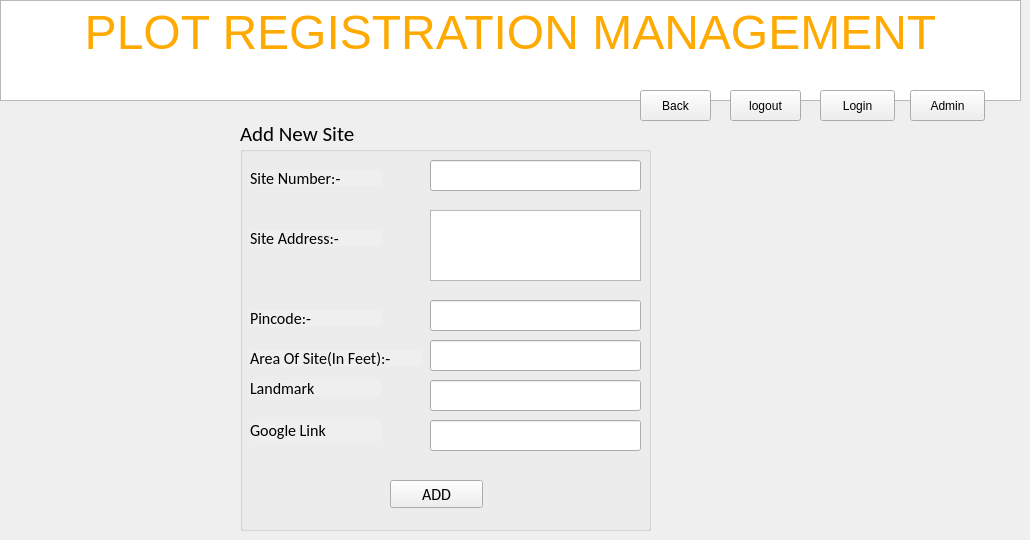
    <widget class="QWidget" name="tab_11">
     <attribute name="title">
      <string>newsite</string>
     </attribute>
     <widget class="QPushButton" name="pushButton_66">
      <property name="geometry">
       <rect>
        <x>820</x>
        <y>90</y>
        <width>75</width>
        <height>31</height>
       </rect>
      </property>
      <property name="text">
       <string>Login</string>
      </property>
     </widget>
     <widget class="QPushButton" name="pushButton_67">
      <property name="geometry">
       <rect>
        <x>730</x>
        <y>90</y>
        <width>71</width>
        <height>31</height>
       </rect>
      </property>
      <property name="text">
       <string>logout</string>
      </property>
     </widget>
     <widget class="QTextEdit" name="textEdit_18">
      <property name="geometry">
       <rect>
        <x>0</x>
        <y>0</y>
        <width>1021</width>
        <height>101</height>
       </rect>
      </property>
      <property name="html">
       <string>&lt;!DOCTYPE HTML PUBLIC &quot;-//W3C//DTD HTML 4.0//EN&quot; &quot;http://www.w3.org/TR/REC-html40/strict.dtd&quot;&gt;
&lt;html&gt;&lt;head&gt;&lt;meta name=&quot;qrichtext&quot; content=&quot;1&quot; /&gt;&lt;style type=&quot;text/css&quot;&gt;
p, li { white-space: pre-wrap; }
&lt;/style&gt;&lt;/head&gt;&lt;body style=&quot; font-family:'Calibri'; font-size:12pt; font-weight:400; font-style:normal;&quot;&gt;
&lt;p align=&quot;center&quot; style=&quot; margin-top:0px; margin-bottom:0px; margin-left:0px; margin-right:0px; -qt-block-indent:0; text-indent:0px;&quot;&gt;&lt;span style=&quot; font-family:'MS Shell Dlg 2'; font-size:36pt; color:#ffaa00;&quot;&gt;PLOT REGISTRATION MANAGEMENT&lt;/span&gt;&lt;/p&gt;&lt;/body&gt;&lt;/html&gt;</string>
      </property>
     </widget>
     <widget class="QPushButton" name="pushButton_68">
      <property name="geometry">
       <rect>
        <x>910</x>
        <y>90</y>
        <width>75</width>
        <height>31</height>
       </rect>
      </property>
      <property name="text">
       <string>Admin</string>
      </property>
     </widget>
     <widget class="QGroupBox" name="groupBox_11">
      <property name="geometry">
       <rect>
        <x>240</x>
        <y>120</y>
        <width>411</width>
        <height>411</height>
       </rect>
      </property>
      <property name="font">
       <font>
        <family>Calibri</family>
        <pointsize>16</pointsize>
        <weight>50</weight>
        <bold>false</bold>
       </font>
      </property>
      <property name="autoFillBackground">
       <bool>true</bool>
      </property>
      <property name="title">
       <string>Add New Site</string>
      </property>
      <widget class="QLabel" name="label_49">
       <property name="geometry">
        <rect>
         <x>10</x>
         <y>50</y>
         <width>131</width>
         <height>16</height>
        </rect>
       </property>
       <property name="font">
        <font>
         <family>Calibri</family>
         <pointsize>12</pointsize>
         <weight>50</weight>
         <bold>false</bold>
        </font>
       </property>
       <property name="autoFillBackground">
        <bool>true</bool>
       </property>
       <property name="text">
        <string>Site Number:-</string>
       </property>
      </widget>
      <widget class="QLabel" name="label_50">
       <property name="geometry">
        <rect>
         <x>10</x>
         <y>110</y>
         <width>131</width>
         <height>16</height>
        </rect>
       </property>
       <property name="font">
        <font>
         <family>Calibri</family>
         <pointsize>12</pointsize>
         <weight>50</weight>
         <bold>false</bold>
        </font>
       </property>
       <property name="autoFillBackground">
        <bool>true</bool>
       </property>
       <property name="text">
        <string>Site Address:-</string>
       </property>
      </widget>
      <widget class="QLabel" name="label_53">
       <property name="geometry">
        <rect>
         <x>10</x>
         <y>190</y>
         <width>131</width>
         <height>16</height>
        </rect>
       </property>
       <property name="font">
        <font>
         <family>Calibri</family>
         <pointsize>12</pointsize>
         <weight>50</weight>
         <bold>false</bold>
        </font>
       </property>
       <property name="autoFillBackground">
        <bool>true</bool>
       </property>
       <property name="text">
        <string>Pincode:-</string>
       </property>
      </widget>
      <widget class="QLabel" name="label_54">
       <property name="geometry">
        <rect>
         <x>10</x>
         <y>230</y>
         <width>171</width>
         <height>16</height>
        </rect>
       </property>
       <property name="font">
        <font>
         <family>Calibri</family>
         <pointsize>12</pointsize>
         <weight>50</weight>
         <bold>false</bold>
        </font>
       </property>
       <property name="autoFillBackground">
        <bool>true</bool>
       </property>
       <property name="text">
        <string>Area Of Site(In Feet):-</string>
       </property>
      </widget>
      <widget class="QLineEdit" name="lineEdit_43">
       <property name="geometry">
        <rect>
         <x>190</x>
         <y>40</y>
         <width>211</width>
         <height>31</height>
        </rect>
       </property>
       <property name="font">
        <font>
         <family>Calibri</family>
         <pointsize>12</pointsize>
         <weight>50</weight>
         <bold>false</bold>
        </font>
       </property>
      </widget>
      <widget class="QLineEdit" name="lineEdit_45">
       <property name="geometry">
        <rect>
         <x>190</x>
         <y>180</y>
         <width>211</width>
         <height>31</height>
        </rect>
       </property>
       <property name="font">
        <font>
         <family>Calibri</family>
         <pointsize>12</pointsize>
         <weight>50</weight>
         <bold>false</bold>
        </font>
       </property>
       <property name="maxLength">
        <number>6</number>
       </property>
      </widget>
      <widget class="QLineEdit" name="lineEdit_46">
       <property name="geometry">
        <rect>
         <x>190</x>
         <y>220</y>
         <width>211</width>
         <height>31</height>
        </rect>
       </property>
       <property name="font">
        <font>
         <family>Calibri</family>
         <pointsize>12</pointsize>
         <weight>50</weight>
         <bold>false</bold>
        </font>
       </property>
      </widget>
      <widget class="QPushButton" name="pushButton_109">
       <property name="geometry">
        <rect>
         <x>150</x>
         <y>360</y>
         <width>93</width>
         <height>28</height>
        </rect>
       </property>
       <property name="font">
        <font>
         <pointsize>12</pointsize>
        </font>
       </property>
       <property name="text">
        <string>ADD</string>
       </property>
      </widget>
      <widget class="QTextEdit" name="textEdit_2">
       <property name="geometry">
        <rect>
         <x>190</x>
         <y>90</y>
         <width>211</width>
         <height>71</height>
        </rect>
       </property>
      </widget>
      <widget class="QLabel" name="label_52">
       <property name="geometry">
        <rect>
         <x>10</x>
         <y>260</y>
         <width>131</width>
         <height>16</height>
        </rect>
       </property>
       <property name="font">
        <font>
         <family>Calibri</family>
         <pointsize>12</pointsize>
         <weight>50</weight>
         <bold>false</bold>
        </font>
       </property>
       <property name="autoFillBackground">
        <bool>true</bool>
       </property>
       <property name="text">
        <string>Landmark</string>
       </property>
      </widget>
      <widget class="QLabel" name="label_55">
       <property name="geometry">
        <rect>
         <x>10</x>
         <y>300</y>
         <width>131</width>
         <height>21</height>
        </rect>
       </property>
       <property name="font">
        <font>
         <family>Calibri</family>
         <pointsize>12</pointsize>
         <weight>50</weight>
         <bold>false</bold>
        </font>
       </property>
       <property name="autoFillBackground">
        <bool>true</bool>
       </property>
       <property name="text">
        <string>Google Link</string>
       </property>
      </widget>
      <widget class="QLineEdit" name="lineEdit_47">
       <property name="geometry">
        <rect>
         <x>190</x>
         <y>260</y>
         <width>211</width>
         <height>31</height>
        </rect>
       </property>
       <property name="font">
        <font>
         <family>Calibri</family>
         <pointsize>12</pointsize>
         <weight>50</weight>
         <bold>false</bold>
        </font>
       </property>
      </widget>
      <widget class="QLineEdit" name="lineEdit_48">
       <property name="geometry">
        <rect>
         <x>190</x>
         <y>300</y>
         <width>211</width>
         <height>31</height>
        </rect>
       </property>
       <property name="font">
        <font>
         <family>Calibri</family>
         <pointsize>12</pointsize>
         <weight>50</weight>
         <bold>false</bold>
        </font>
       </property>
      </widget>
     </widget>
     <widget class="QPushButton" name="pushButton_75">
      <property name="geometry">
       <rect>
        <x>640</x>
        <y>90</y>
        <width>71</width>
        <height>31</height>
       </rect>
      </property>
      <property name="text">
       <string>Back</string>
      </property>
     </widget>
     <zorder>textEdit_18</zorder>
     <zorder>pushButton_66</zorder>
     <zorder>pushButton_67</zorder>
     <zorder>pushButton_68</zorder>
     <zorder>groupBox_11</zorder>
     <zorder>pushButton_75</zorder>
    </widget>
